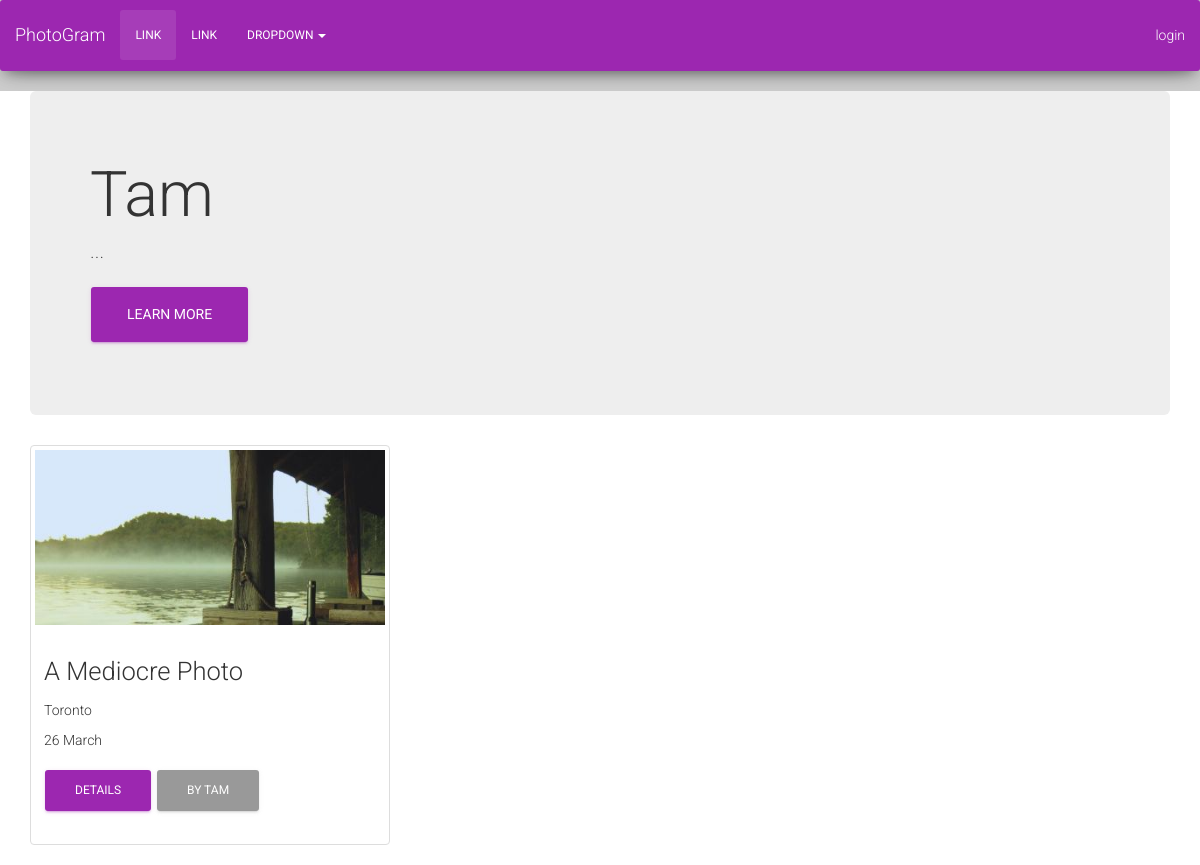
The page /user/Tam/ on the database its author committed.
### photoGallery/models.py (models this page shows, shortened)
class Photograph(models.Model):
    user = models.ForeignKey(User)
    name = models.CharField(max_length=100)
    location = models.CharField(max_length=100)
    photographer = models.CharField(max_length=100)
    date = models.CharField(max_length=100) # Change to DateField
    image = models.ImageField(upload_to='image_files', default='media/default.png')
    likes = models.IntegerField(default=0)

### photoGallery/views.py (the view)
# urls.py: url(r'^user/(\w+)/$', views.profile, name = 'profile'),
def profile(request, username):
    user = User.objects.get(username = username)
    photographs = Photograph.objects.filter(user = user)
    return render(request, 'profile.html',
                  {'photographs': photographs,
                   'username': username })

### photoGallery/templates/profile.html (shortened to what this page needs)
{% extends "base.html" %} {% load staticfiles %} {% block content %}
<div class="wrapper">
    <div class="header">
        <div class="jumbotron">
            <h1>{{ username }}</h1>
            <p>...</p>
            <p><a class="btn btn-primary btn-lg" href="#" role="button">Learn more</a></p>
        </div>
    </div>
    <div class="row">
        {% for photograph in photographs %}
        <div class="col-md-4">
            <div class="thumbnail">
                <img src="{{ photograph.image.url }}" alt="{{photograph.name}}">
                <div class="caption">
                    <h3>{{photograph.name}}</h3>
                    <p>{{photograph.location}}</p>
                    <p>{{photograph.date}}</p>
                    <p><a href="/{{photograph.id}}/" class="btn btn-primary" role="button">Details</a>
                        <a href="/user/{{photograph.user.username}}" class="btn btn-default" role="button">by {{photograph.user.username}}</a></p>
                </div>
            </div>
        </div>
         {% endfor %}
    </div>
</div>
{% endblock content %}

### rows shown on the page
Photograph: image (picture), name "A Mediocre Photo", location "Toronto", date "26 March", user.username "TAM"

### other values the page prints
{{ username }} "Tam"
